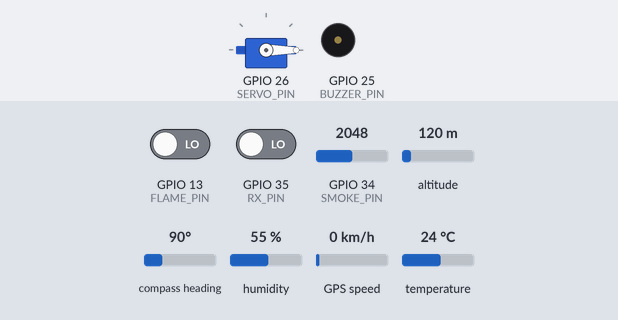
Recording of a sketch running on a simulated ESP32. On the bench: servo, buzzer (waves = sounding, pin HIGH). The test bench sets the inputs (shaded band); at power-on: GPIO 13 (FLAME_PIN) LOW, GPIO 34 (SMOKE_PIN) = 2048, GPIO 35 (RX_PIN) LOW, altitude 120 m, compass heading 90°, humidity 55 %, GPS speed 0 km/h, temperature 24 °C. The GPS gets a fix after 3 s at 37.7749, -122.4194 with 8 satellites; the modem accepts every AT command (registered, SIM ready, sends succeed) and sends nothing else; what the sketch prints to the serial monitor is not drawn.

Above: at 0.0 s.
At 3.32 s:
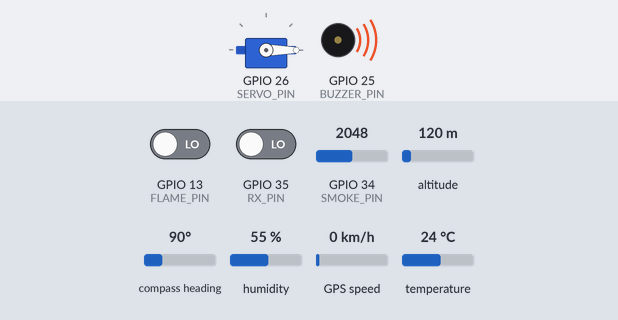
Timing chart, 0 to 7.1 s (numbered marks = the images above):
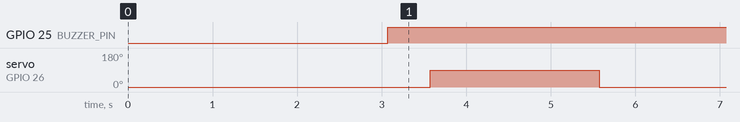

Measured:
- by itself, GPIO 25 (BUZZER_PIN): LOW → HIGH at 3.1 s
- by itself, servo on GPIO 26 (SERVO_PIN): 0° → 90° at 3.6 s, → 0° 2.0 s later

The sketch:

code_for_all_setup.ino
```cpp
#include "DHT.h"
#include <ESP32Servo.h>
#include <TinyGPS++.h>

// ================== PIN DEFINITIONS ==================
#define DHTPIN 4
#define DHTTYPE DHT11
#define FLAME_PIN 13
#define SMOKE_PIN 34
#define BUZZER_PIN 25
#define SERVO_PIN 26

// GPS RX TX
#define GPS_RX 16
#define GPS_TX 17

// SIM800 RX TX
#define SIM800_RX 27
#define SIM800_TX 14

// RECEIVER PIN (NEW)
#define RX_PIN 35

DHT dht(DHTPIN, DHTTYPE);
Servo dropperServo;

TinyGPSPlus gps;
HardwareSerial gpsSerial(2);
HardwareSerial sim800(1);

// ================== SETTINGS ==================
int closedAngle = 0;
int openAngle = 90;
int smokeThreshold = 1200;

// Prevent multiple SMS
bool alertSent = false;

// Receiver control
int receiverPulse = 0;
bool manualOverride = false;

void setup() {
  Serial.begin(115200);

  pinMode(FLAME_PIN, INPUT);
  pinMode(BUZZER_PIN, OUTPUT);
  pinMode(RX_PIN, INPUT);   // NEW

  dht.begin();

  dropperServo.attach(SERVO_PIN);
  dropperServo.write(closedAngle);

  // GPS start
  gpsSerial.begin(9600, SERIAL_8N1, GPS_RX, GPS_TX);

  // SIM800 start
  sim800.begin(9600, SERIAL_8N1, SIM800_RX, SIM800_TX);
  delay(1000);

  sim800.println("AT");
  delay(1000);
  sim800.println("AT+CMGF=1");
  delay(1000);

  Serial.println("🔥 Fire Detector + GPS + SMS + MANUAL CONTROL Started...");
}

void loop() {

  // ================= SENSOR READ =================
  float humidity = dht.readHumidity();
  float temperature = dht.readTemperature();
  int flameValue = digitalRead(FLAME_PIN);
  int smokeValue = analogRead(SMOKE_PIN);

  // ================= GPS READ =================
  while (gpsSerial.available()) {
    gps.encode(gpsSerial.read());
  }

  double lat = gps.location.lat();
  double lng = gps.location.lng();

  // ================= RECEIVER READ =================
  receiverPulse = pulseIn(RX_PIN, HIGH, 25000);

  if (receiverPulse > 1500) {
    manualOverride = true;
  } else {
    manualOverride = false;
  }

  // ================= ERROR CHECK =================
  if (isnan(humidity) || isnan(temperature)) {
    Serial.println("⚠️ Failed to read from DHT sensor!");
  }

  // ================= GRAPH OUTPUT =================
  Serial.print(smokeValue);
  Serial.print(",");
  Serial.print(temperature);
  Serial.print(",");
  Serial.println(humidity);

  // ================= TEXT OUTPUT =================
  Serial.print("Temp: ");
  Serial.print(temperature);
  Serial.print(" | Smoke: ");
  Serial.print(smokeValue);
  Serial.print(" | Humidity: ");
  Serial.print(humidity);

  Serial.print(" | GPS: ");
  Serial.print(lat, 6);
  Serial.print(",");
  Serial.println(lng, 6);

  Serial.print(" | Receiver: ");
  Serial.println(receiverPulse);

  // ================= FIRE / MANUAL DETECTION =================
  if (((flameValue == LOW || smokeValue > smokeThreshold) || manualOverride) && !alertSent) {

    Serial.println("🚨 EMERGENCY / MANUAL TRIGGER!");

    digitalWrite(BUZZER_PIN, HIGH);

    delay(500);

    // Servo drop
    dropperServo.write(openAngle);
    delay(2000);
    dropperServo.write(closedAngle);

    // ================= SMS SEND =================
    String message = "🔥 FIRE ALERT!\nLocation:\nhttps://maps.google.com/?q="
                     + String(lat, 6) + "," + String(lng, 6);

    sim800.println("AT+CMGS=\"+919974620709\"");
    delay(2000);

    sim800.print(message);
    delay(200);

    sim800.write(26);
    delay(5000);

    Serial.println("📩 SMS Sent!");

    alertSent = true;
  }

  // ================= SAFE =================
  else if (!manualOverride && flameValue != LOW && smokeValue <= smokeThreshold) {

    digitalWrite(BUZZER_PIN, LOW);
    alertSent = false;

    Serial.println("✅ Safe");
  }

  delay(2000);
}
```
